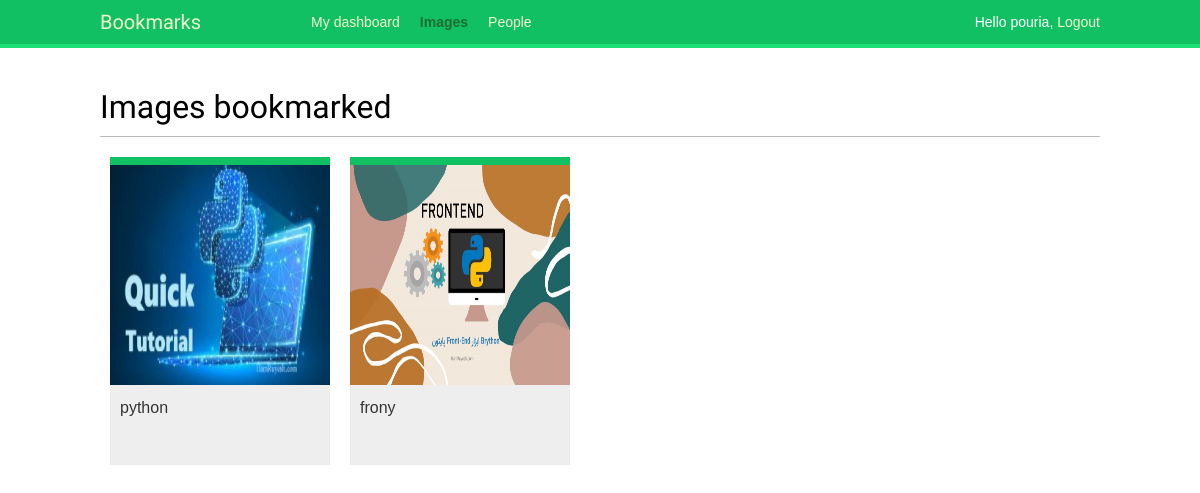
The app's page /images/ (signed in) with its own data.
### images/models.py (models this page shows, shortened)
class Image(models.Model):
    user = models.ForeignKey(settings.AUTH_USER_MODEL,
                             related_name='images_created',
                             on_delete=models.CASCADE)
    title = models.CharField(max_length=200)
    slug = models.SlugField(max_length=200,
                            blank=True)
    url = models.URLField()
    image = models.ImageField(upload_to='images/%Y/%m/%d/')
    description = models.TextField(blank=True)
    created = models.DateField(auto_now_add=True,
                               db_index=True)
    users_like = models.ManyToManyField(settings.AUTH_USER_MODEL,
                                        related_name='images_liked',
                                        blank=True)
    total_likes = models.PositiveIntegerField(db_index=True,
                                              default=0)
    def get_absolute_url(self):
        return reverse('images:detail', args=[self.id, self.slug])

### images/views.py (the view)
# urls.py: path('',views.image_list,name='list'),
@login_required
def image_list(request):
    images = Image.objects.order_by('-total_likes')
    paginator = Paginator(images, 8)
    page = request.GET.get("page")
    try:
        images = paginator.page(page)
    except PageNotAnInteger:
        images = paginator.page(1)
    except EmptyPage:
        if request.headers.get('x-requested-with') == 'XMLHttpRequest':
            return HttpResponse('')
        images = paginator.page(paginator.num_pages)
    if request.headers.get('x-requested-with') == 'XMLHttpRequest':
        return render(request, 'images/image/list_ajax.html',
                      {'section': 'images', 'images': images})
    return render(request, 'images/image/list.html',
                      {'section': 'images', 'images': images})

### images/templates/images/image/list.html (shortened to what this page needs)
{% extends "base.html" %}
{% block content %}
  <h1>Images bookmarked</h1>
  <div id="image-list">
    {% include "images/image/list_ajax.html" %}
  </div>
{% endblock %}

### account/templates/base.html (shortened to what this page needs)
{% load static %}
<!DOCTYPE html>
<html>
<head>
  <link href="{% static "css/base.css" %}" rel="stylesheet">
</head>
<body>
  <div id="header">
    <span class="logo">Bookmarks</span>
    {% if request.user.is_authenticated %}
    <ul class="menu">
      <li {% if section == "dashboard" %}class="selected"{% endif %}>
        <a href="{% url "dashboard" %}">My dashboard</a>
      </li>
      <li {% if section == "images" %}class="selected"{% endif %}>
        <a href="{% url "images:list" %}">Images</a>
      </li>
      <li {% if section == "people" %}class="selected"{% endif %}>
        <a href="{% url "user_list" %}">People</a>
      </li>
    </ul>
  {% endif %}
  <span class="user">
    {% if request.user.is_authenticated %}
      Hello {{ request.user.first_name }},
      <a href="{% url "logout" %}">Logout</a>
    {% else %}
      <a href="{% url "login" %}">Log-in</a>
    {% endif %}
  </span>
  </div>
  <div id="content">
    {% block content %}
    {% endblock %}
  </div>
</body>
</html>

### images/templates/images/image/list_ajax.html
{% load thumbnail %}
{% for image in images %}
  <div class="image">
    <a href="{{ image.get_absolute_url }}">
      {% thumbnail image.image 200x200 crop="smart" as im %}
      <img src="{{ im.url }}">
    </a>
    <div class="info">
      <a href="{{ image.get_absolute_url }}" class="title">
        {{ image.title }}
      </a>
    </div>
  </div>
{% endfor %}

### account/static/css/base.css (style rules this page uses)
body { margin:0; padding:0; font-family:helvetica, sans-serif; }
a { color:#12c064; text-decoration:none; }
h1, h2, h3, h4, h5 , h6 { font-family: 'Muli', sans-serif; font-weight:normal; }
h1 { border-bottom:1px solid #bbb; padding:0 0 10px 0; margin:10px 0 20px 0; }
#header { padding:10px 100px; font-size:14px; background:#12c064; color:#fff; border-bottom:4px solid #1cdf78; overflow:auto; }
#header .logo { font-family: 'Muli', sans-serif; float:left; color:#f3f7cc; font-size:20px; margin-right:10%; }
#header ul.menu { list-style:none; float:left; margin:0; padding:0; }
#header ul.menu li { float:left; padding:4px 10px; }
#header ul.menu li.selected a, #header ul.menu li.selected a:hover { color:#1b6d32; font-weight:bold; }
#header a { color:#f3f7cc; }
#header .user { float:right; padding-top:4px; }
#content { padding:30px 100px; }
#image-list { overflow:auto; }
#image-list .image { float:left; width:220px; height:300px; margin:0 10px 10px 10px; border-top:8px solid #12c064; background:#eee; }
#image-list img { width:220px; height:220px; }
#image-list .info { padding:10px; }
#image-list .info a { color:#333; }

### records on screen
Image: shows a picture, title "python"
Image: shows a picture, title "frony"

### other values on screen
{{ request.user.first_name }} "pouria"
